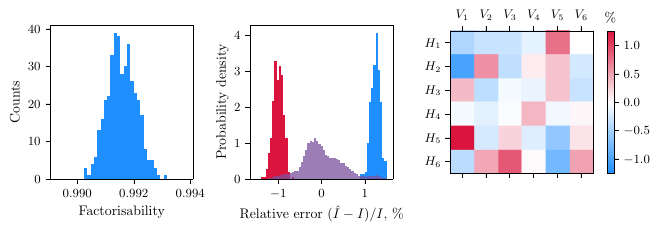

Write the Python code that produced this figure.
import numpy as np
import matplotlib.pyplot as plt
plt.style.use('thesis.mplstyle')
from colors import red, blue, bwr, purple


data = np.load("../data/factorisability/data.npz")
A, I = data['A'], data['I']

H, S, V = np.linalg.svd(I)
H = -H[:, :, :1]
V = -V[:, :1, :]

factorisability = S[:, 0] / S.sum(axis=1)
f_mean = np.mean(factorisability)
f_std = np.std(factorisability)

I_rec = H @ V * S[:, 0, None, None]
I_err = I_rec - I
I_err_rel = (I_rec - I)/I

# resifuals hist
# factorisability hist
# + R2 score
fig, axs = plt.subplots(1, 3, figsize=(7,2))

axs[0].hist(factorisability, 25, color=blue)
axs[0].set_xlim(f_mean-5*f_std, f_mean+5*f_std)
axs[0].set_xlabel('Factorisability')
axs[0].set_ylabel('Counts')

bins = np.linspace(-1.5, 1.5, 60)
axs[1].hist(I_err_rel[:, 4, 0] * 1e2, bins=bins, color=blue, density=True)
axs[1].hist(I_err_rel[:, 1, 0] * 1e2, bins=bins, color=red, density=True)
axs[1].hist(I_err_rel.flatten() * 1e2, bins=bins, color=purple, alpha=0.75, density=True)
axs[1].set_xlabel(r'Relative error $(\hat{I}-I)/I$, \%')
axs[1].set_ylabel('Probability density')
im = axs[2].matshow(I_err_rel.mean(axis=0) * 1e2, cmap=bwr, vmin=-1.25, vmax=1.25)

cbar = fig.colorbar(im, cax=fig.add_axes([0.92, 0.14, 0.01, 0.71]))
cbar.ax.text(
    0.5, 1.04, r'\%',
    ha='center', va='bottom',
    transform=cbar.ax.transAxes
)

# fig.colorbar(im, ax=axs[2])
# axs[1].hist(I_err_rel.flatten(), 30, alpha=0.5)
# axs[1].hist(I_err_rel[:, 0, 1], 30, alpha=0.5)
# axs[1].hist(I_err_rel[:, 0, 2], 30, alpha=0.5)
# axs[1].hist(I_err_rel[:, 1, 1], 30, alpha=0.5)


for ax  in (axs[2],):
	ax.set_xticks([0, 1, 2, 3, 4, 5])
	ax.set_yticks([0, 1, 2, 3, 4, 5])
	ax.set_xticklabels(["$V_1$", "$V_2$", "$V_3$", "$V_4$", "$V_5$", "$V_6$"])
	ax.set_yticklabels(["$H_1$", "$H_2$", "$H_3$", "$H_4$", "$H_5$", "$H_6$"])

# plt.tight_layout()
fig.subplots_adjust(wspace=0.4)
plt.savefig("factorisability.pdf", bbox_inches='tight')

# for i in range(3):
#     for j, ax in enumerate(axs):
#         ax.set_visible(i == j)
#     cbar.ax.set_visible(i == 2)
#     plt.savefig(f"factorisability-{i+1}.pdf", bbox_inches='tight')

plt.close()